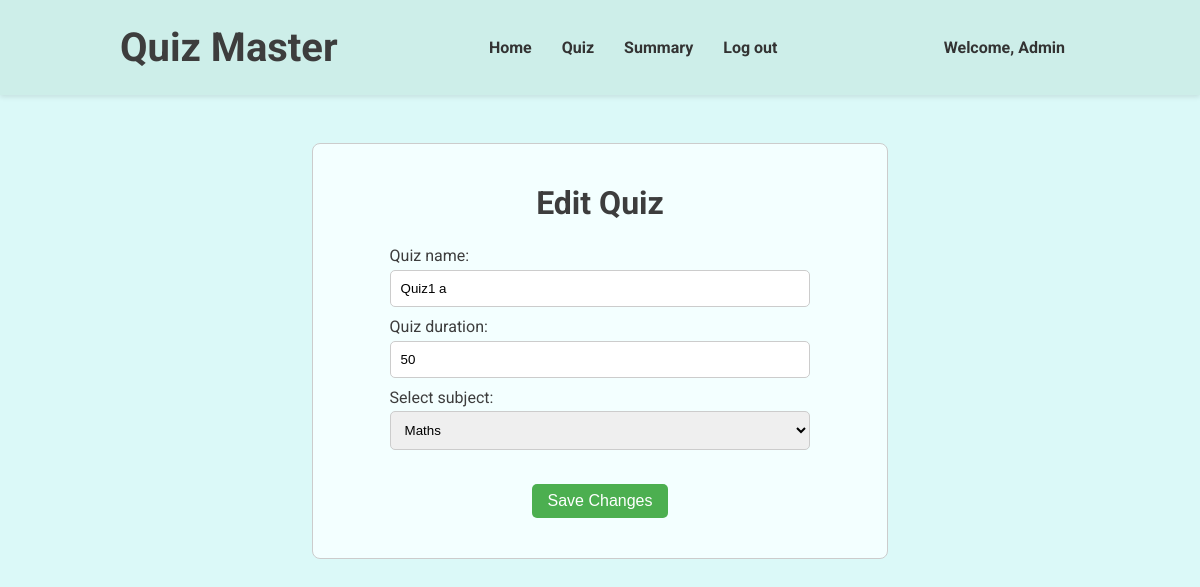
The app's page /edit-quiz/1 (signed in) with its own data.
### models.py (models this page shows, shortened)
class User(db.Model, UserMixin):
    __tablename__ = 'users'
    id = db.Column(db.Integer, primary_key=True)
    username = db.Column(db.String(80), unique=True, nullable=False)
    passhash = db.Column(db.String(256), nullable=False)
    fullname = db.Column(db.String(80), nullable=False)
    qualification = db.Column(db.String(80), nullable=False)
    dob = db.Column(db.Date, nullable=False)
    is_admin = db.Column(db.Boolean, nullable=False, default=False)
    @property
    def password(self):
        raise AttributeError('Password is not a readable attribute')

class Quizzes(db.Model):
    __tablename__ = 'quizzes'
    quizid = db.Column(db.Integer, primary_key=True)
    quizname = db.Column(db.String(80), unique=False, nullable=False)
    subjectid = db.Column(db.Integer, db.ForeignKey('subjects.subjectid'), nullable=False)
    duration = db.Column(db.Integer, nullable=False)
    quizdate = db.Column(db.Date, nullable=False)
    questions = db.relationship('Questions', backref='quiz', lazy=True)

### routes.py (the view, shortened to what this page needs)
@app.route('/edit-quiz/<int:quiz_id>', methods=['GET', 'POST'])
@login_required
def edit_quiz(quiz_id):
    return render_template('edit-quiz.html', user = current_user, quiz = Quizzes.query.get(quiz_id), subjects = Subjects.query.all())

### app.py (called while the page is built)
@login_manager.user_loader
def load_user(userid):
    return models.User.query.get(int(userid))

### templates/edit-quiz.html (shortened to what this page needs)
{% extends "base.html" %} {% block title %}Edit Quiz | Quiz Master{% endblock %}
{% block stylesheet %}
<link rel="stylesheet" href="{{ url_for('static', filename='navbar.css') }}" />
{% endblock %} {% block navbar %}
<header>
  <div class="header-container">
    <h1>Quiz Master</h1>
    <nav>
      <ul>
        <li>
          <a href="/admin-dashboard">Home</a>
        </li>
        <li>
          <a href="/admin-quiz">Quiz</a>
        </li>
        <li>
          <a href="/admin-summary">Summary</a>
        </li>
        <li>
          <a href="/logout">Log out</a>
        </li>
      </ul>
    </nav>
    <a href="/profile">Welcome, {{ user.fullname}}</a>
  </div>
</header>
{% endblock %} {% block content %}
<div class="form-container">
  <form method="post" name="edit-quiz-form">
    <h2>Edit Quiz</h2>
    <div class="form-inputs">
      <label for="quiz-name">Quiz name:</label>
      <input
        type="text"
        name="quiz-name"
        id="quiz-name"
        placeholder="Quiz name"
        value="{{ quiz.quizname }}"
        required
      />
      <label for="quiz-duration">Quiz duration:</label>
      <input
        type="number"
        name="quiz-duration"
        id="quiz-duration"
        placeholder="Quiz duration"
        value="{{ quiz.duration }}"
        required
      />
      <label for="select-subject">Select subject:</label>
      <select id="select-subject" name="select-subject">
        {% for subject in subjects %}
        <option value="{{ subject.subjectname }}">
          {{ subject.subjectname }}
        </option>
        {% endfor %}
      </select>
    </div>
    <div class="btn-sec">
      <button class="save-btn" type="submit">Save Changes</button>
    </div>
  </form>
</div>
{% endblock %} {% block script %} {% endblock %}

### static/index.css (style rules this page uses)
* { margin: 0; padding: 0; box-sizing: border-box; }
body { background-color: #dbf9f8; color: #3d3d3d; font-family: 'roboto', sans-serif; }

### static/navbar.css (style rules this page uses)
header { background-color: #cdeee9; padding: 1.5rem; box-shadow: 0 2px 5px rgba(0, 0, 0, 0.1); }
.header-container { margin: auto; width: 80vw; display: flex; justify-content: space-between; align-items: center; }
header h1 { margin: 0; font-size: 2.5rem; color: #3d3d3d; }
header nav ul { list-style: none; display: flex; }
header a { margin: 0 15px; text-decoration: none; color: #333; font-weight: bold; }

### templates/edit-quiz.html (style rules this page uses)
.form-container { margin: auto; padding: 3rem 0; display: flex; justify-content: center; align-items: center; }
form { width: 60%; padding: 2.5rem 1.5rem; border: 1px solid #ccc; border-radius: 0.5rem; background-color: #f3ffff; }
form h2 { font-size: 2rem; text-align: center; margin-bottom: 1.5rem; }
.form-inputs { margin: auto; width: 80%; display: flex; flex-direction: column; margin-bottom: 1.5rem; }
.form-inputs label { margin-bottom: 0.3rem; }
.form-inputs input, .form-inputs select { padding: 10px; margin-bottom: 10px; border: 1px solid #ccc; border-radius: 5px; }
.btn-sec { display: flex; justify-content: center; }
form button { margin: 0 3rem; padding: 0.5rem 1rem; font-size: 1rem; color: white; border: none; border-radius: 5px; cursor: pointer; background-color: #4caf50; }

### records on screen
User: fullname "Admin"
Quizzes: quiz-name "Quiz1 a", quiz-duration "50"

### other values on screen
form field select-subject "Maths"
